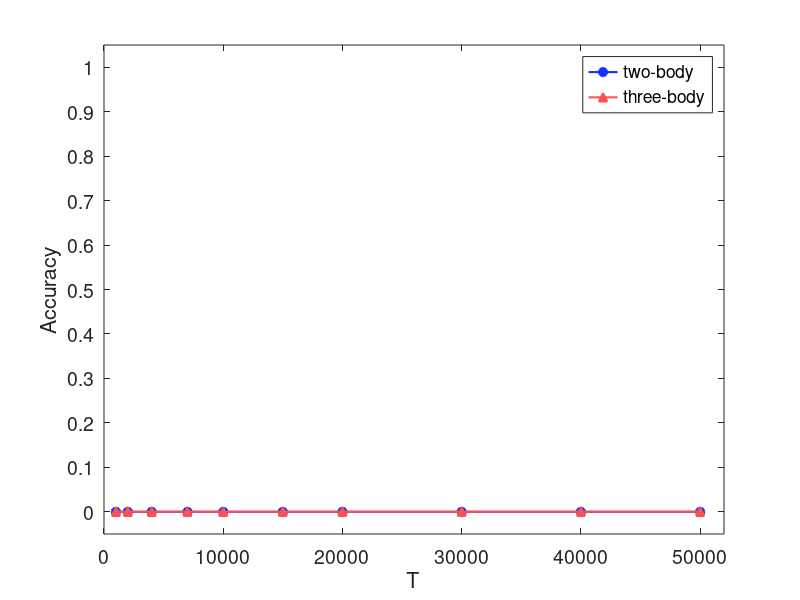
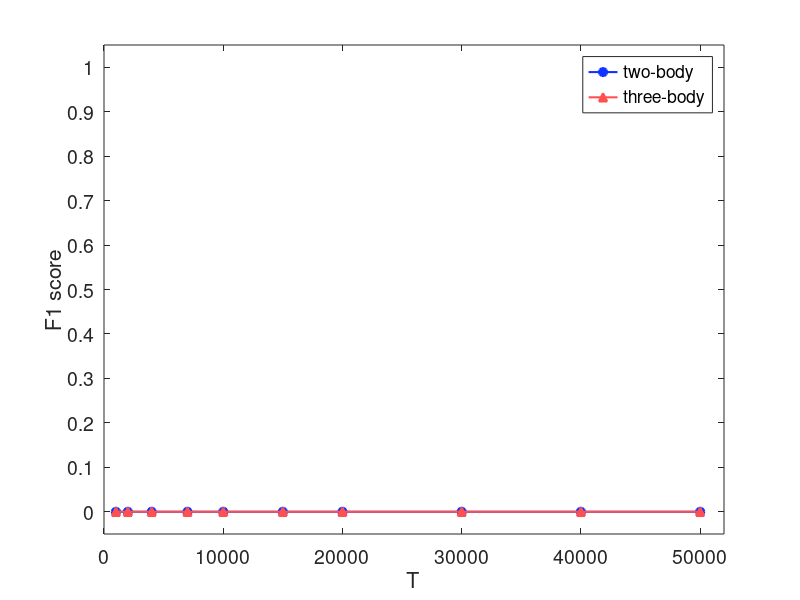

MATLAB code to generate these figures, in order:
clear,clc;

%%
pathname1 = '..\data\';  % 单纯复形
pathname3 = '..\redata\';

pathname2 = '..\data2\';  % 超图
pathname4 = '..\redata2\';

% 获取指定文件夹下的所有 .mat 文件
files = dir(fullfile(pathname1, '*.mat'));
% 提取文件名
fileNames = {files.name};
networkType = 'ER';  % 选定网络类型
Lambda = 1e-3;  % lasso parameter
Timespan = [1000, 2000, 4000, 7000, 10000, 15000, 20000, 30000, 40000, 50000];

%% Reconstruction Network
for i = 1:length(fileNames)
    filename = fileNames{i};

    result = strsplit(filename, '_');
    % Extraction networks parameters
    numbers = regexp(result{3}, '\d+', 'match');
    nNodes = str2double(numbers);
    %numbers = regexp(result{5}, '\d+', 'match');
    %kB = str2double(numbers);

    %matches = regexp(filename, 'm(\d+)', 'tokens');
    %numbers = cellfun(@(x) str2double(x{1}), matches); % 将捕获的数字字符串转换为数值
    %if startsWith(filename, networkType) && endsWith(filename, strcat(num2str(numTriangles), '.mat'))
    if startsWith(filename, networkType) && nNodes==100
        disp(filename)
        load(strcat(pathname1, filename));
        tic;
        [ori_A_adj, P3_tensor] = Reconstruction_TStaylor6_GPU(UAU_state_nodes, SIS_state_nodes);
        total_time = toc;
        fprintf("total time: %.4f(s)\n", total_time);
        save(strcat(pathname3, 'TSL', num2str(Lambda), '_', filename), 'A1', 'A2', 'B', 'ori_A_adj', 'P3_tensor');
    end
end

%% Evaluation Indicators Calculation
files2 = dir(fullfile(pathname3, '*.mat'));  % 获取指定文件夹下的所有 .mat 文件
fileNames2 = {files2.name};  % 提取文件名

ACC_two_body = zeros(length(Timespan), 2);
ACC_three_body = zeros(length(Timespan), 2);
F1_two_body = zeros(length(Timespan), 2);
F1_three_body = zeros(length(Timespan), 2);
k=1;
for i = 1:length(fileNames2)
    filename = fileNames2{i};
    result = strsplit(filename, '_');
    % Extraction networks parameters
    numbers = regexp(result{5}, '\d+', 'match');
    kA = str2double(numbers);
    numbers = regexp(result{6}, '\d+', 'match');
    kB = str2double(numbers);
    
    if startsWith(filename, strcat('L', num2str(Lambda), '_', networkType)) && kA==4 && kB==4 && endsWith(filename, strcat(num2str(numTriangles), '.mat'))
        disp(filename)
        
        matches = regexp(filename, 'm(\d+)', 'tokens');
        numbers = cellfun(@(x) str2double(x{1}), matches); % 将捕获的数字字符串转换为数值

        load(strcat(pathname3, filename));
        %P3_tensor = -P3_tensor; % 重构结果由负变正
        %ori_A_adj = -ori_A_adj; % 重构结果由负变正
        %[ori_A_bin, triangles_pred] = truncation(ori_A_adj, P3_tensor);
        %[ori_A_bin, triangles_pred] = truncation_bayes(ori_A_adj, P3_tensor, A1, A2);
        %[ACC, F1, ACC_tri, F1_tri] = EvaluationIndicators_Cal2(A1, A2, ori_A_bin, triangles_pred);
        [ACC, F1, ACC_tri, F1_tri] = EvaluationIndicators_Cal4(A1, A2, ori_A_adj, P3_tensor);
        ACC_two_body(k, :) = [numbers, ACC]; ACC_three_body(k, :) = [numbers, ACC_tri];
        F1_two_body(k, :) = [numbers, F1]; F1_three_body(k, :) = [numbers, F1_tri];
        k = k+1;
    end
end
ACC_two_body = sortrows(ACC_two_body, 1);
ACC_three_body = sortrows(ACC_three_body, 1);
F1_two_body = sortrows(F1_two_body, 1);
F1_three_body = sortrows(F1_three_body, 1);

%% Figures
color_two_body = [15/255, 52/255, 255/255]; % 自定义二体：蓝色
color_three_body = [255/255, 80/255, 80/255]; % 自定义三体：红色

% ACC
figure;
plot(Timespan, ACC_two_body(:,2), 'o-', 'LineWidth', 1.5, 'MarkerFaceColor', color_two_body, 'Color', color_two_body);
hold on;
plot(Timespan, ACC_three_body(:,2), '^-', 'LineWidth', 1.5, 'MarkerFaceColor', color_three_body, 'Color', color_three_body);

% 添加图例和图表标题，使用 'Location' 选项自动放置图例，避免遮挡数据点
legend('two-body', 'three-body', 'Location', 'best', 'FontSize', 14);
xlabel('T', 'FontSize', 20);
ylabel('Accuracy', 'FontSize', 20);

% 设置坐标轴范围，使其比数据的最大值大一点
xlim([0 max(Timespan) + 2000]); % 横坐标留出更多空间
ylim([-0.05 1.05]); % 纵坐标留出更多空间

% 设置纵坐标的刻度间隔为0.1
yticks(0:0.1:1);

% 设置坐标轴上刻度标签的字号
set(gca, 'FontSize', 14);


% F1
figure;
plot(Timespan, F1_two_body(:,2), 'o-', 'LineWidth', 1.5, 'MarkerFaceColor', color_two_body, 'Color', color_two_body);
hold on;
plot(Timespan, F1_three_body(:,2), '^-', 'LineWidth', 1.5, 'MarkerFaceColor', color_three_body, 'Color', color_three_body);

% 添加图例和图表标题，使用 'Location' 选项自动放置图例，避免遮挡数据点
legend('two-body', 'three-body', 'Location', 'best', 'FontSize', 14);
xlabel('T', 'FontSize', 20);
ylabel('F1 score', 'FontSize', 20);

% 设置坐标轴范围，使其比数据的最大值大一点
xlim([0 max(Timespan) + 2000]); % 横坐标留出更多空间
ylim([-0.05 1.05]); % 纵坐标留出更多空间

% 设置纵坐标的刻度间隔为0.1
yticks(0:0.1:1);

% 设置坐标轴上刻度标签的字号
set(gca, 'FontSize', 14);
